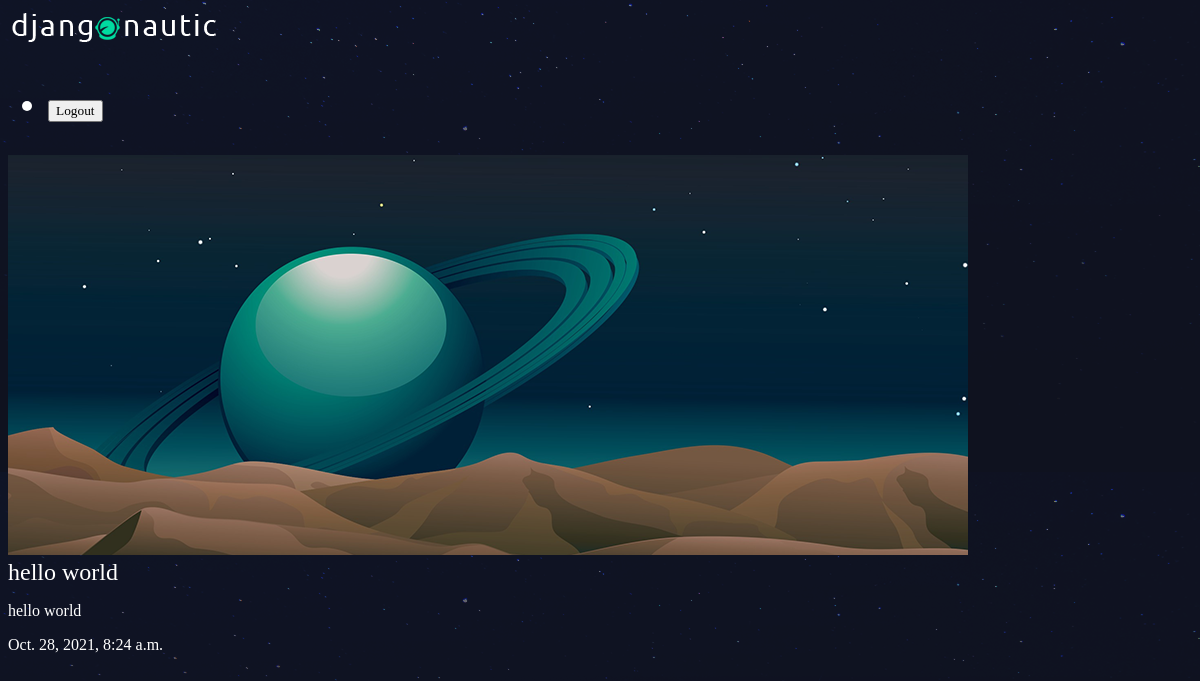
Screenshot of /articles/hello-world/ with the database file from the repository.
### articles/models.py (models this page shows, shortened)
class Article(models.Model):
    title = models.CharField(max_length=100)
    slug = models.SlugField()
    body = models.TextField()
    date = models.DateTimeField(auto_now_add=True)
    thumb = models.ImageField(default='default.png', blank=True)

### articles/views.py (the view)
# urls.py: url(r'^(?P<slug>[\w-]+)/$',views.article_detail, name="detail"),
def article_detail(request, slug):
    article = Article.objects.get(slug=slug)
    return render(request, 'articles/article_detail.html', {'article':article})

### articles/templates/articles/article_detail.html
{% extends 'base_layout.html' %}
{% block content %}
    <div class="article-detail">
    <div class="article">
    <img src="{{ article.thumb.url }}"/>
    <h2>{{ article.title }}</h2>
    <p>{{ article.body }}</p>
    <p>{{ article.date }}</p>
    </div>
    </div>
{% endblock %}

### assets/styles.css (style rules this page uses)
body { background-color: #0f121f; background-image: url(stars.png); color: #fff; }
body * { font-family: Ubuntu; }
h1, h2, h3, h4, h5 { font-weight: normal; margin: 0; }

### rows the page displays
Article: thumb (placeholder picture), title "hello world", body "hello world", date "Oct. 28, 2021, 8:24 a.m."
